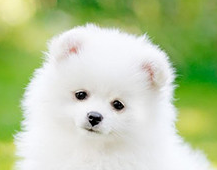
#> input picture Opencv_ile_Object_detection/media/face_dog.png, 217 x 170 px
$ jupyter execute edge_detection.ipynb   (shell and % lines are left out)
#> lines starting #> are read from the running program, lines starting #| are printed output that depends on the picture; after the words box and inside, x2 and y2 are one past the last pixel; in counts of white or black regions, pixels touching at a corner belong together
[cell 1]
import cv2
import numpy as np
import matplotlib.pyplot as plt

[cell 2]
img = cv2.imread('media/face_dog.png')
#> img is the input picture: shape (170, 217, 3); mean B, G, R 158.7, 202.1, 185.9

[cell 3]
plt.imshow(img)

[cell 4]
edges = cv2.Canny(image=img, threshold1=127, threshold2=127)
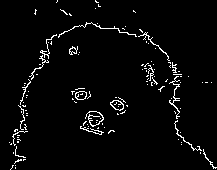
#> edges: shape (170, 217); 3.5% white in thin lines or dots

[cell 5]
plt.imshow(edges)

[cell 6]
blur = cv2.blur(img,(5,5)) #fotograffaki parazitlemeyi azaltmak icin kullanilir
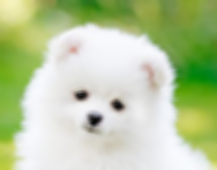
#> blur: shape (170, 217, 3); mean B, G, R 158.7, 202.1, 185.9

[cell 7]
edges =cv2.Canny(image=blur, threshold1=100, threshold2=180)
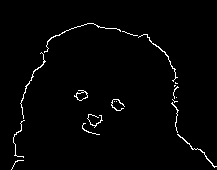
#> edges: shape (170, 217); 1.8% white in thin lines or dots, all inside (x1, y1, x2, y2) = (11, 23, 217, 170)

$ run again, with Opencv_ile_Object_detection/media/adam.jpeg saved as Opencv_ile_Object_detection/media/face_dog.png
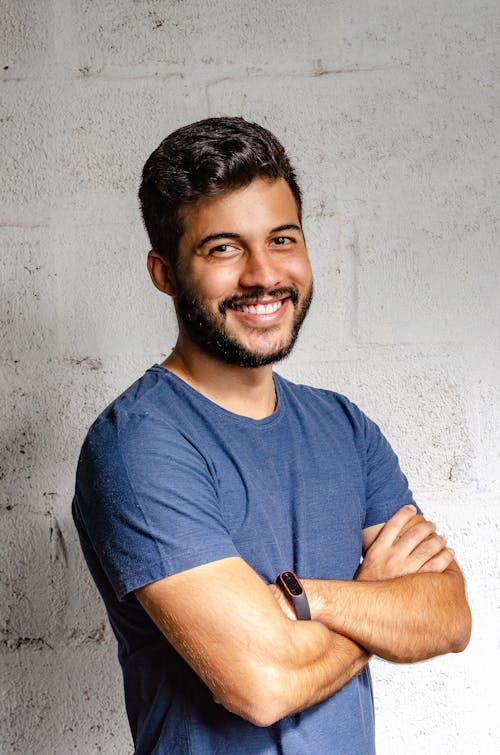
#> input picture Opencv_ile_Object_detection/media/adam.jpeg, 500 x 755 px
#> img is the input picture: shape (755, 500, 3); mean B, G, R 149.1, 149.8, 156.9
#> `edges = cv2.Canny(image=img, threshold1=127, threshold2=127)`:
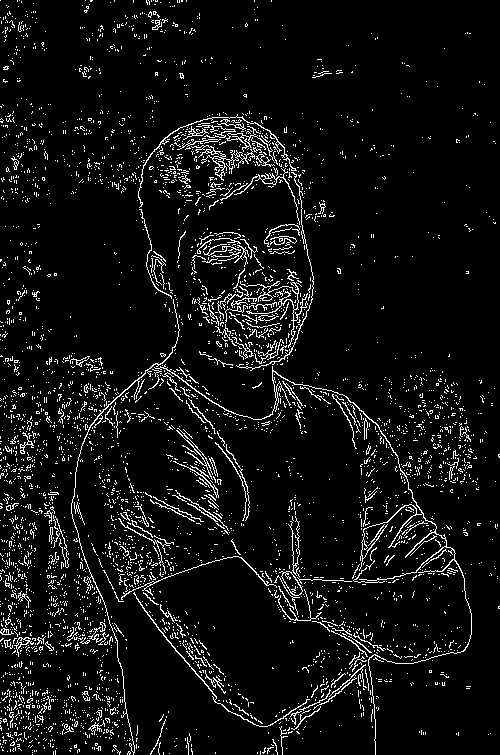
#> edges: shape (755, 500); 6.5% white in thin lines or dots
#> `edges =cv2.Canny(image=blur, threshold1=100, threshold2=180)`:
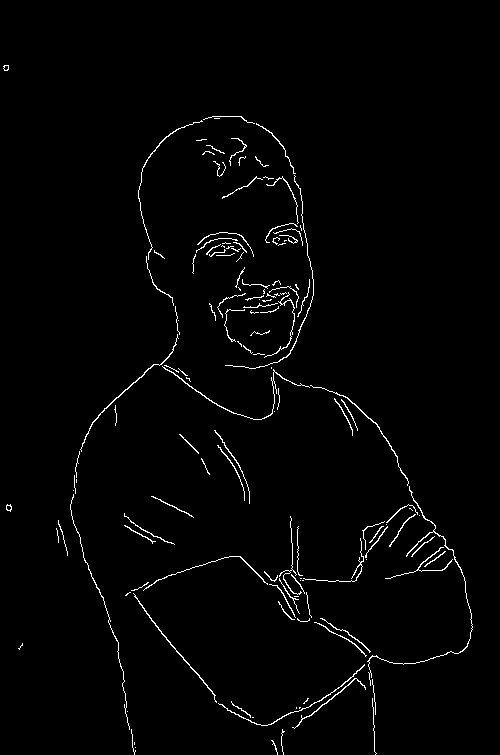
#> edges: shape (755, 500); 1.7% white in thin lines or dots, all inside (x1, y1, x2, y2) = (3, 65, 473, 755)
